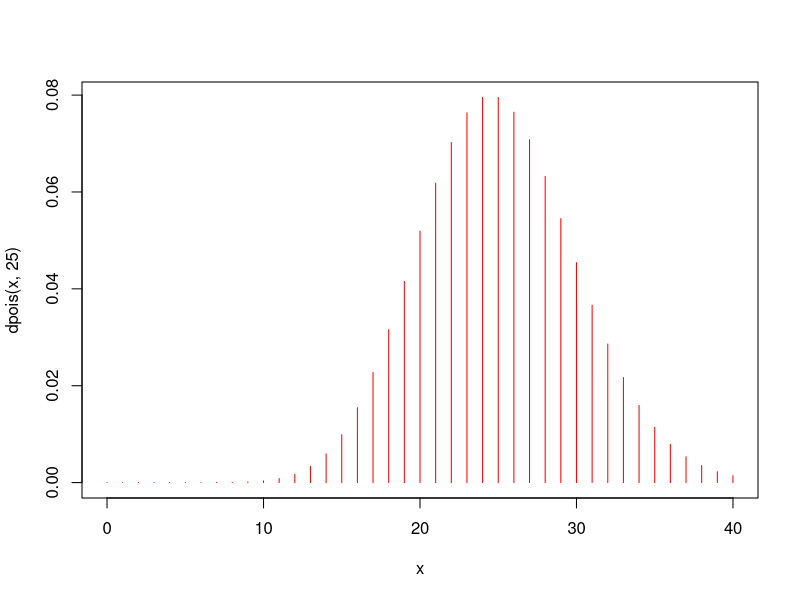
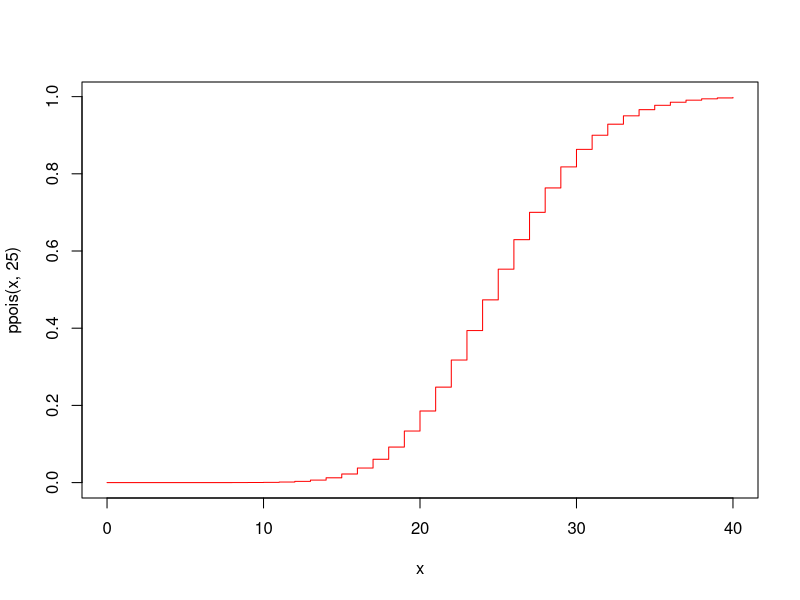
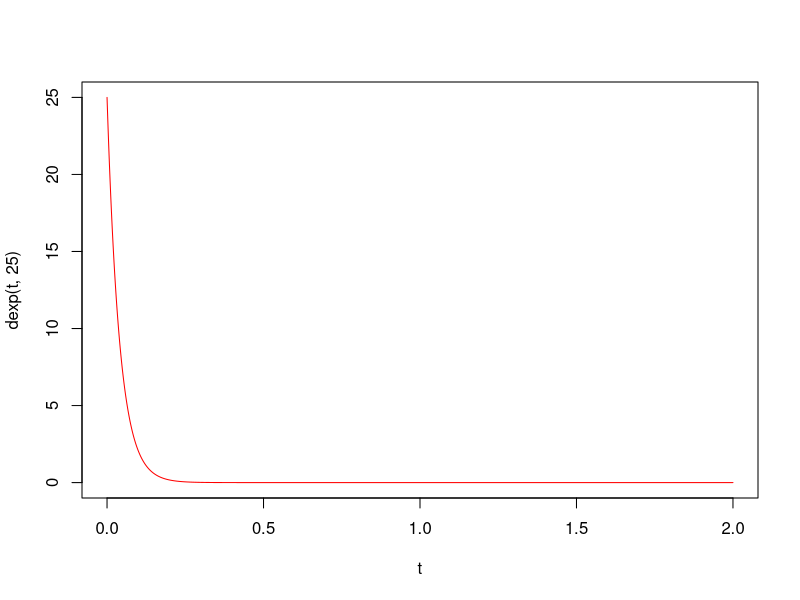
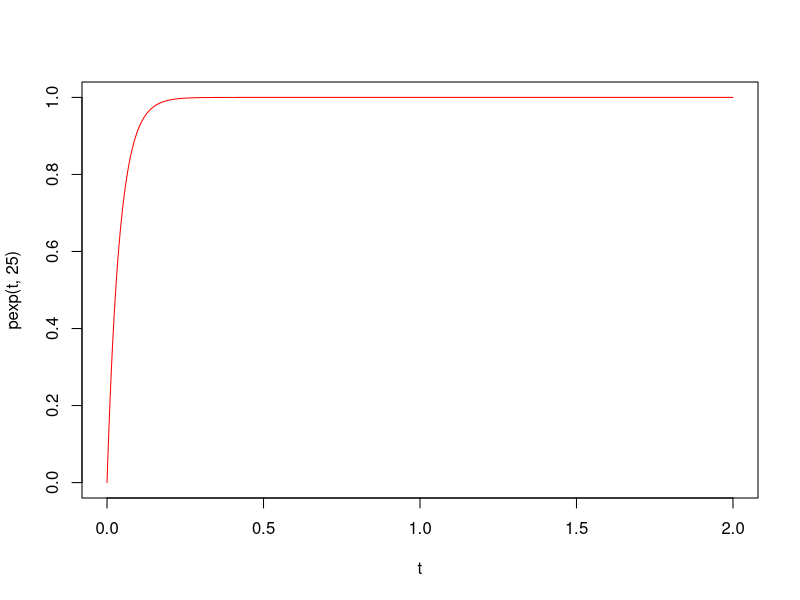

The R script that drew these images, in order:
dpois(30,25)#funcion de poisson 30=x, 25=lambda
(exp(-25)*25^30)/factorial(30) #funcion de poisson desenvolupada
x<- 0:40
plot(x,dpois(x,25),type='h',col='red')#grafica en forma de linies
ppois(30,25)#frecuencia acumulativa
plot(x,ppois(x,25),type='s',col='red')#grafica en forma de escalera

t<- seq(0,2,0.001)
plot(t,dexp(t,25),type='l',col='red')
plot(t,pexp(t,25),type='l',col='red')#corba de saturacion 

1-pexp(0.052,25)
mean(rexp(500000,25))
